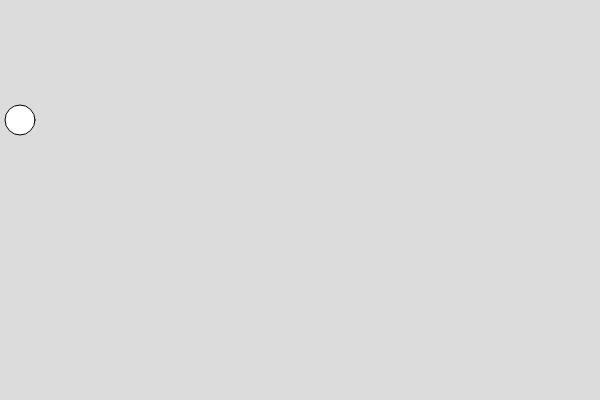
Frame 1 (no input)
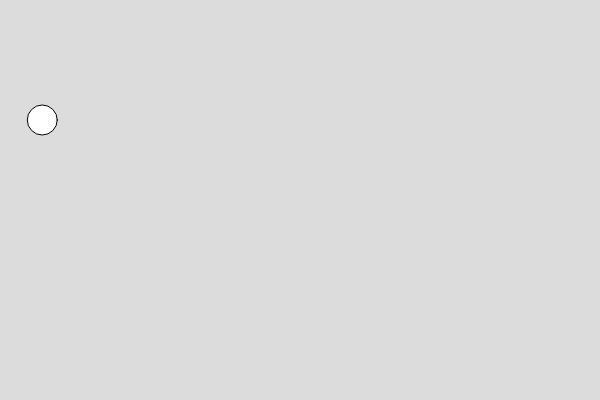
Frame 60 (no input)
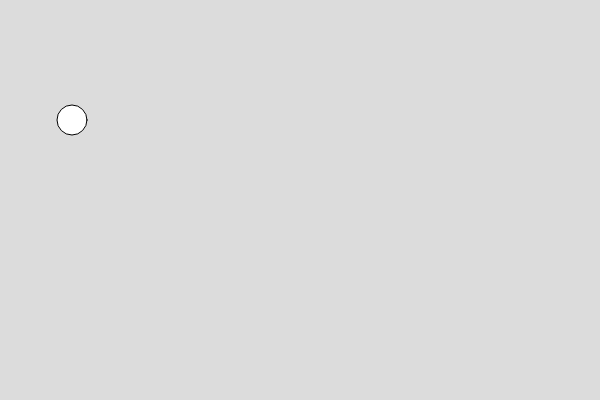
Frame 120 (the mouse pressed at the canvas centre since frame 60)

The p5.js sketch that drew these frames (run headless with seeded random() and noise() and a simulated clock; from frame 60 on, the mouse is pressed at the canvas centre):

// p5.js sketch
// ── sketch.js
//Variablentypen

// elementaren Variablen
// ZahlenVariablen
// Ganzzahlen Integer int  1, 2, 3, -5, 6
// Fließkommazahlen FoatingPointNumbers float 1.234, 45.456, 1.0, -0.234
// Charakter char 'a', 'b', ' ', '*'
// Boolean bool --> true / false
// color -> Farbton #ff00ed (red / blue / green)

// Objekte
// Texte Strings "Hello World"
// PImages Bilder 
// PFont Schriftarten

// in Processing
// Typ Variablennamen = Wert
// int alter = 18;
// String name = "Manuel"

// global definierte Variabel
// ist überall verfügbar

// p5js Variable definieren
let myXPosition = 20.0;
let myYPosition = 120.0;

let xSpeed = 2;
let ySpeed = 2;

let name = "Manuel";

function setup() {
  
  createCanvas(600, 400);
  frameRate(60);
  
  xSpeed = random(1, 10);
}

function draw() {
  
  background(220);
  
  ellipse(myXPosition, myYPosition, 30, 30);
  
  // "=" ist ein Zuweisungsoperator!
  myXPosition = myXPosition + xSpeed;
  //myYPosition = myYPosition + 1;
  
  
  // Vergleichsoperatoren
  // A > B -> Wenn A größer als B ist
  // A < B -> Wenn A kleiner als B ist
  // A >= B -> Wenn A größer oder gleich B ist
  // A <= B -> Wenn A kleiner oder gleich B ist
  // A == B -> Wenn A gleich B ist
  // A === B -> Wenn A gleich B ist und der Variabelntyp von A und B gleich ist
  // A != B -> Wenn A nicht gleich B ist
  
  
  // Verknüpfungsoperatoren
  // CONDITION_A && CONDITION_B --> Bedingung A und B müssen erfüllt sein
  // CONDITION_A || CONDITION_B --> mindestens eine Bedingung A oder B muss erfüllt sein
  
  // if Bedingung
  // if(CONDITION) 
  //  { wenn CONDIONT erfüllt ist
  //    führe alles zwischen den {} aus
  // }
  
  // einzeiliger Kommentar
  /* 
  mehrzeiliger
  Kommentar
  */ 
  /*if(myXPosition > 200) {
    //myXPosition = 0;
    xSpeed = -xSpeed;
  }
  
  if(myXPosition < 0) {
    //myXPosition = 0;
    xSpeed = -xSpeed;
  }*/
  
  if(myXPosition > 200 || myXPosition < 0) {
    //myXPosition = 0;
    xSpeed = -xSpeed;
  }
  
}
